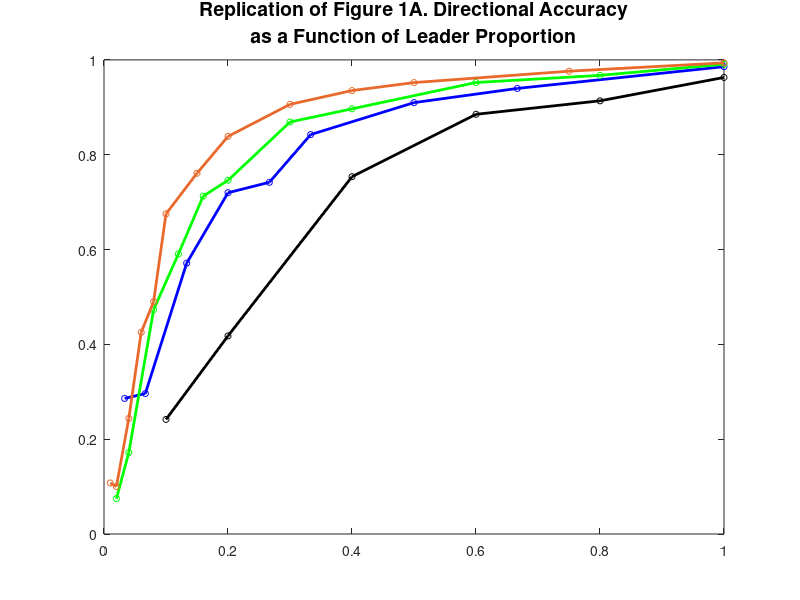

Source code (MATLAB): (Note: this script raises an error after producing the figure.)
%Script to plot stored results
%
% Author: Matthew Romer
% Date:   2-22-2021

%Load stored data
clearvars
close all
load('Results_100_Trials.mat')

%Plot results. First figure: plot the normalized accuracy 
%Note: Formula for normalized accuracy is a best-guess, paper does not say
%what specific formula is. 
figure
for kk = 1:length(numIndivsMat)
    angularDevsKk = squeeze(angularDev(:,:,kk));
    angularDevsKk = angularDevsKk(1:maxLeadersIndex(kk),:);
    plot(numLeadersMat(1:maxLeadersIndex(kk))/numIndivsMat(kk),1-mean(angularDevsKk')/90,'color',[colorMat{kk}],'linewidth',2)
    hold on
    scatter(numLeadersMat(1:maxLeadersIndex(kk))/numIndivsMat(kk),1-mean(angularDevsKk')/90,20,[colorMat{kk}],'HandleVisibility','off')
    
end

ylim([0 1])
title({'Replication of Figure 1A. Directional Accuracy','as a Function of Leader Proportion'},'FontSize',14)
legend('N = 10','N = 30','N = 50','N = 100','Location','se','FontSize',14)
xlabel('Leader Proportion','FontSize',14)
ylabel('Scaled Directional Accuracy','FontSize',14)

%Plot results. Second figure: plot the normalized group speed
speed = alpha;

figure
for kk = 1:length(numIndivsMat)
    speedsKk = squeeze(speedMat(:,:,kk));
    speedsKk = speedsKk(1:maxLeadersIndex(kk),:);
    plot(numLeadersMat(1:maxLeadersIndex(kk))/numIndivsMat(kk),mean(speedsKk'),'color',[colorMat{kk}],'linewidth',2)
    hold on
    scatter(numLeadersMat(1:maxLeadersIndex(kk))/numIndivsMat(kk),mean(speedsKk'),20,[colorMat{kk}],'linewidth',2,'HandleVisibility','off')

    
end

ylim([0 1])
title('Average Group Speed as a Function of Leader Proportion','FontSize',14)
legend('N = 10','N = 30','N = 50','N = 100','Location','se','FontSize',14)
xlabel('Leader Proportion','FontSize',14)
ylabel('Normalized Group Speed','FontSize',14)
